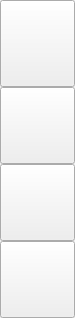
    <widget class="QWidget" name="sideBar_right_Page" native="true">
     <property name="sizePolicy">
      <sizepolicy hsizetype="Minimum" vsizetype="Minimum">
       <horstretch>0</horstretch>
       <verstretch>0</verstretch>
      </sizepolicy>
     </property>
     <property name="minimumSize">
      <size>
       <width>73</width>
       <height>0</height>
      </size>
     </property>
     <property name="maximumSize">
      <size>
       <width>75</width>
       <height>480</height>
      </size>
     </property>
     <property name="font">
      <font>
       <family>Arial Narrow</family>
       <pointsize>12</pointsize>
      </font>
     </property>
     <property name="styleSheet">
      <string notr="true">#sideBar_right_Page {
    border: 1px solid rgb(18, 220, 200);;
    background: qlineargradient(spread:reflect,
        x1:0, y1:0, x2:1, y2:0,
        stop:0 rgba(7, 85, 75, 255),
        stop:1 rgba(18, 220, 200, 255));


}

#sideBar_right_Page QToolButton {
    padding-top: 30px;
    padding-bottom: 25px;
    border-top:3px solid qlineargradient(spread:reflect,
        x1:0, y1:0, x2:1, y2:0,
        stop:0 rgba(10, 10, 10, 255),
        stop:1 rgba(220, 220, 220, 255));
}



#sideBar_right_Page QToolButton[current=&quot;true&quot;] {
    border-right: 3px solid rgb(170, 170, 170);
    border-left: 3px solid rgb(170, 170, 170);
    background: qlineargradient(spread:pad,
        x1:0, y1:0, x2:1, y2:0,
        stop:0 rgba(1, 240, 220, 255),
        stop:1 rgba(17, 219, 195, 255));
}
</string>
     </property>
     <property name="class" stdset="0">
      <string>SideBar</string>
     </property>
     <layout class="QGridLayout" name="gridLayout_2" rowstretch="0,0,0,0,0,0">
      <property name="margin">
       <number>0</number>
      </property>
      <property name="spacing">
       <number>0</number>
      </property>
      <item row="4" column="0">
       <widget class="QToolButton" name="sideBar_TlBtn_3">
        <property name="sizePolicy">
         <sizepolicy hsizetype="Expanding" vsizetype="Fixed">
          <horstretch>0</horstretch>
          <verstretch>0</verstretch>
         </sizepolicy>
        </property>
        <property name="font">
         <font>
          <family>Arial Narrow</family>
          <pointsize>12</pointsize>
         </font>
        </property>
        <property name="text">
         <string/>
        </property>
        <property name="icon">
         <iconset resource="pic.qrc">
          <normaloff>:/pic/from.png</normaloff>:/pic/from.png</iconset>
        </property>
        <property name="iconSize">
         <size>
          <width>71</width>
          <height>70</height>
         </size>
        </property>
        <property name="toolButtonStyle">
         <enum>Qt::ToolButtonTextUnderIcon</enum>
        </property>
       </widget>
      </item>
      <item row="2" column="0">
       <widget class="QToolButton" name="sideBar_TlBtn_2">
        <property name="sizePolicy">
         <sizepolicy hsizetype="Expanding" vsizetype="Fixed">
          <horstretch>0</horstretch>
          <verstretch>0</verstretch>
         </sizepolicy>
        </property>
        <property name="font">
         <font>
          <family>Arial Narrow</family>
          <pointsize>12</pointsize>
         </font>
        </property>
        <property name="text">
         <string/>
        </property>
        <property name="icon">
         <iconset resource="pic.qrc">
          <normaloff>:/pic/ripple.png</normaloff>:/pic/ripple.png</iconset>
        </property>
        <property name="iconSize">
         <size>
          <width>70</width>
          <height>70</height>
         </size>
        </property>
        <property name="toolButtonStyle">
         <enum>Qt::ToolButtonTextUnderIcon</enum>
        </property>
       </widget>
      </item>
      <item row="5" column="0">
       <widget class="QToolButton" name="sideBar_TlBtn_4">
        <property name="sizePolicy">
         <sizepolicy hsizetype="Expanding" vsizetype="Fixed">
          <horstretch>0</horstretch>
          <verstretch>0</verstretch>
         </sizepolicy>
        </property>
        <property name="font">
         <font>
          <family>Arial Narrow</family>
          <pointsize>12</pointsize>
         </font>
        </property>
        <property name="styleSheet">
         <string notr="true">#sideBar_TlBtn_4 {

    border-top:3px solid qlineargradient(spread:reflect,
        x1:0, y1:0, x2:1, y2:0,
        stop:0 rgba(10, 10, 10, 255),
        stop:1 rgba(220, 220, 220, 255));
   border-bottom:3px solid qlineargradient(spread:reflect,
        x1:0, y1:0, x2:1, y2:0,
        stop:0 rgba(10, 10, 10, 255),
        stop:1 rgba(220, 220, 220, 255));

}

</string>
        </property>
        <property name="text">
         <string/>
        </property>
        <property name="icon">
         <iconset resource="pic.qrc">
          <normaloff>:/pic/settting.png</normaloff>:/pic/settting.png</iconset>
        </property>
        <property name="iconSize">
         <size>
          <width>70</width>
          <height>70</height>
         </size>
        </property>
        <property name="toolButtonStyle">
         <enum>Qt::ToolButtonTextUnderIcon</enum>
        </property>
       </widget>
      </item>
      <item row="0" column="0">
       <widget class="QToolButton" name="sideBar_TlBtn_1">
        <property name="enabled">
         <bool>true</bool>
        </property>
        <property name="sizePolicy">
         <sizepolicy hsizetype="Expanding" vsizetype="Fixed">
          <horstretch>0</horstretch>
          <verstretch>0</verstretch>
         </sizepolicy>
        </property>
        <property name="maximumSize">
         <size>
          <width>16777214</width>
          <height>16777215</height>
         </size>
        </property>
        <property name="font">
         <font>
          <family>Arial Narrow</family>
          <pointsize>12</pointsize>
         </font>
        </property>
        <property name="styleSheet">
         <string notr="true"/>
        </property>
        <property name="text">
         <string/>
        </property>
        <property name="icon">
         <iconset resource="pic.qrc">
          <normaloff>:/pic/measuredValue.png</normaloff>:/pic/measuredValue.png</iconset>
        </property>
        <property name="iconSize">
         <size>
          <width>80</width>
          <height>80</height>
         </size>
        </property>
        <property name="autoRepeatDelay">
         <number>300</number>
        </property>
        <property name="toolButtonStyle">
         <enum>Qt::ToolButtonTextUnderIcon</enum>
        </property>
       </widget>
      </item>
     </layout>
    </widget>
